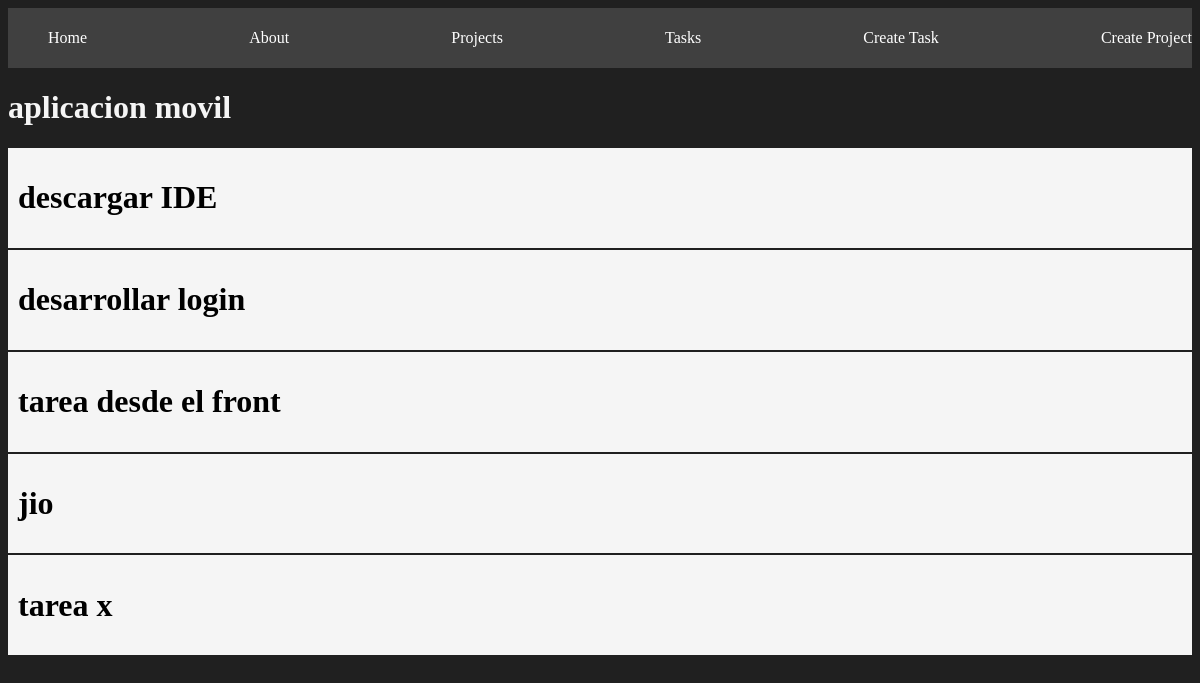
Before: /projects/1 with the older database file.
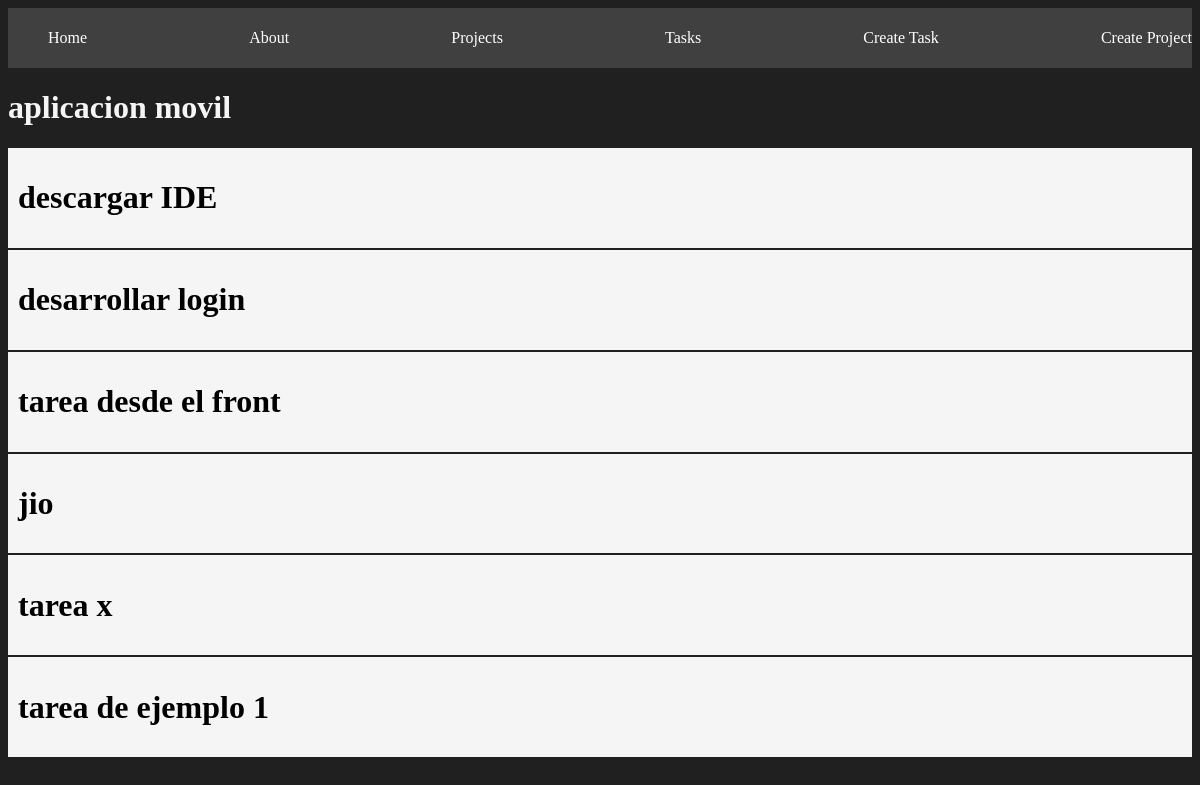
After: the same page with the newer database file.
### myapp/models.py (models this page shows, shortened)
class Task(models.Model):
    title = models.CharField(max_length=200)
    description = models.TextField()
    project = models.ForeignKey(Project, on_delete=models.CASCADE)
    done = models.BooleanField(default=False)

### myapp/views.py (the view)
# urls.py: path('projects/<int:id>', views.project_detail, name="projects_detail"),
def project_detail(request, id):
    project = get_object_or_404(Project, id=id)
    tasks = Task.objects.filter(project_id=id)
    return render(request, 'projects/detail.html',{
        'project' : project,
        'tasks' : tasks
    })

### myapp/models.py (called while the page is built)
    def __str__(self) -> str:
        return self.name

### myapp/templates/projects/detail.html
{% extends 'layouts/base.html' %}
{% block content%}
<h1>{{ project }}</h1>
{% for task in tasks %}
<div class="card">
    <h1>{{ task.title }}</h1>
</div>
{% endfor %}
{% endblock %}

Changed rows visible on the page:
added Task: title "tarea de ejemplo 1"
